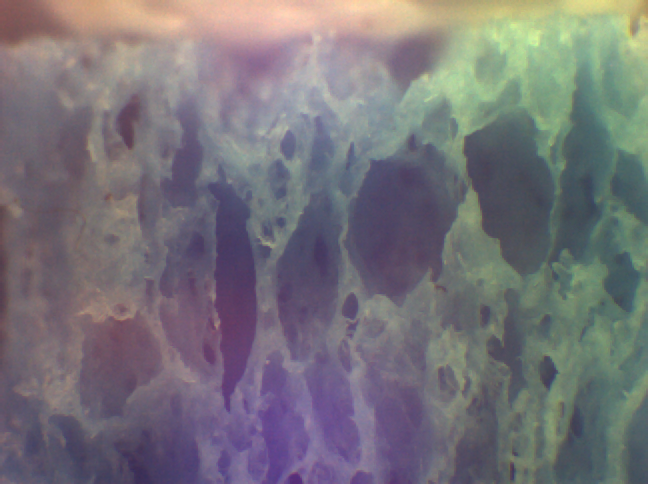
#> input picture Image Analysis/3_code/0_detect_deep_pores/start.png, 648 x 484 px
$ python poreOutlines.py
#> lines starting #> are read from the running program, lines starting #| are printed output that depends on the picture; after the words box and inside, x2 and y2 are one past the last pixel; in counts of white or black regions, pixels touching at a corner belong together
from PIL import Image
import numpy as np
from matplotlib import pyplot as plt
import skimage

im = Image.open("start.png").convert('L') #open the image as greyscale
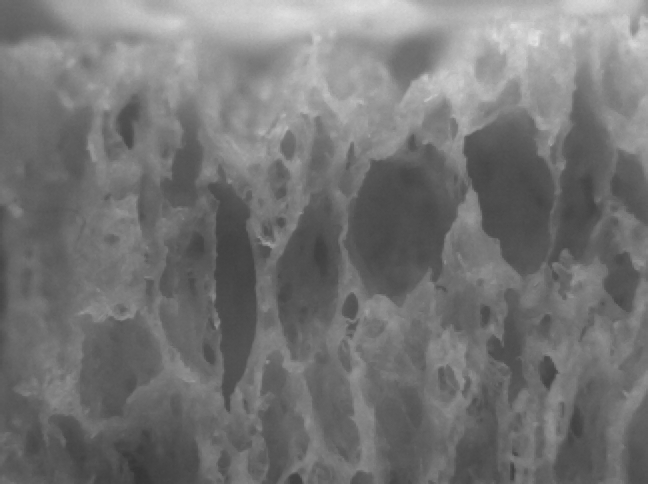
#> im: PIL image 648x484 L; min 52, max 226, mean 116.5

imdata = im.getdata()

#store the image data in a np array
imdata = np.asarray(imdata)
imdata = imdata.reshape((im.height, im.width))

#show the initial image as greyscale
plt.subplot(1, 2, 1)
plt.axis('off')
plt.imshow(imdata, cmap='gray')


imdata = (imdata < 90) #arbitary thresholding - todo find the right threshold
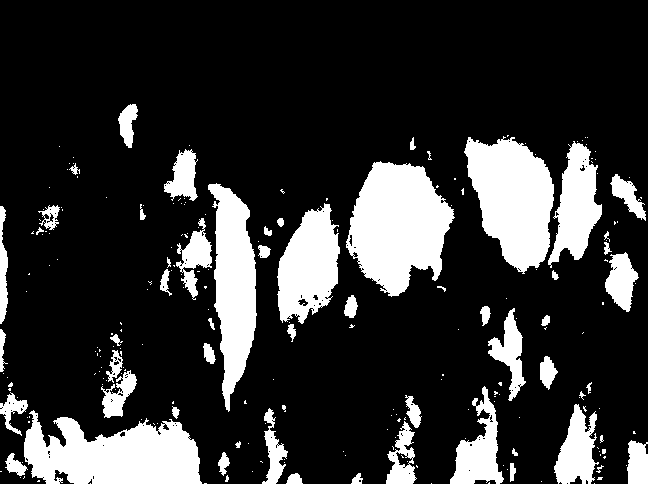
#> imdata: shape (484, 648) bool; 19.8% white; 231 white regions (172 under 20 px), largest, box (x1, y1, x2, y2) and area: (346, 161, 455, 297) 9772, (24, 410, 202, 484) 9048, (464, 136, 554, 274) 8199


imdata = skimage.morphology.opening(imdata) #binary opening
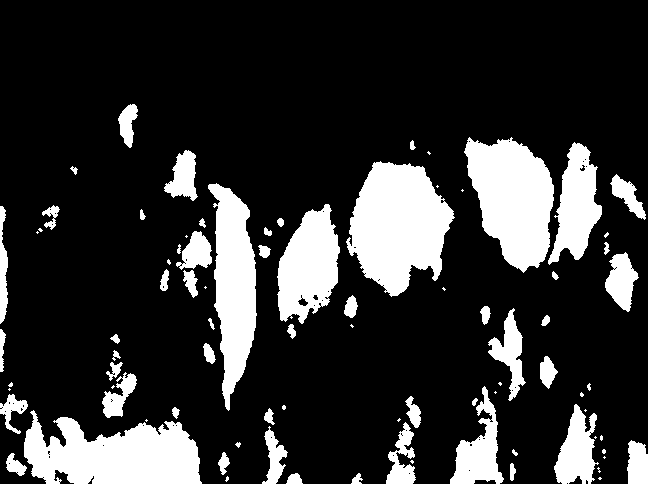
#> imdata: shape (484, 648) bool; 19.3% white; 85 white regions (29 under 20 px), largest, box (x1, y1, x2, y2) and area: (346, 161, 455, 297) 9707, (24, 410, 202, 484) 8958, (464, 137, 554, 273) 8149


imdata = skimage.morphology.closing(imdata) #binary closing
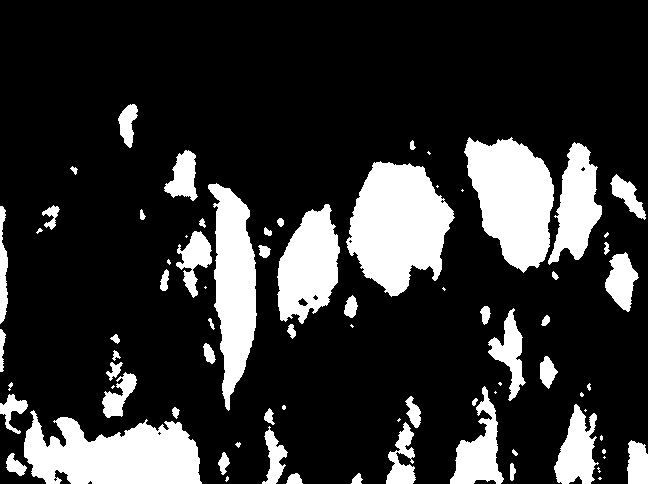
#> imdata: shape (484, 648) bool; 19.4% white; 78 white regions (22 under 20 px), largest, box (x1, y1, x2, y2) and area: (346, 161, 455, 297) 9736, (24, 410, 202, 484) 9014, (464, 137, 554, 273) 8161
plt.subplot(1, 2, 2)
plt.axis('off')
plt.imshow(imdata, cmap='gray')

plt.show()

$ run again, with Image Analysis/3_code/0_detect_deep_pores/end.png copied over Image Analysis/3_code/0_detect_deep_pores/start.png
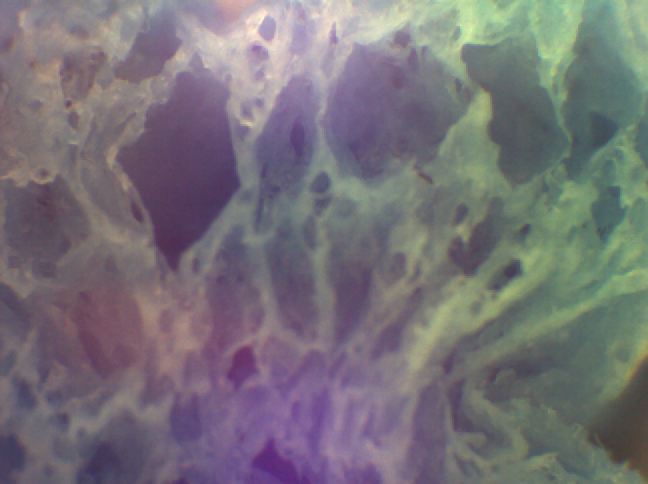
#> input picture Image Analysis/3_code/0_detect_deep_pores/end.png, 648 x 484 px
#> `imdata = (imdata < 90)`:
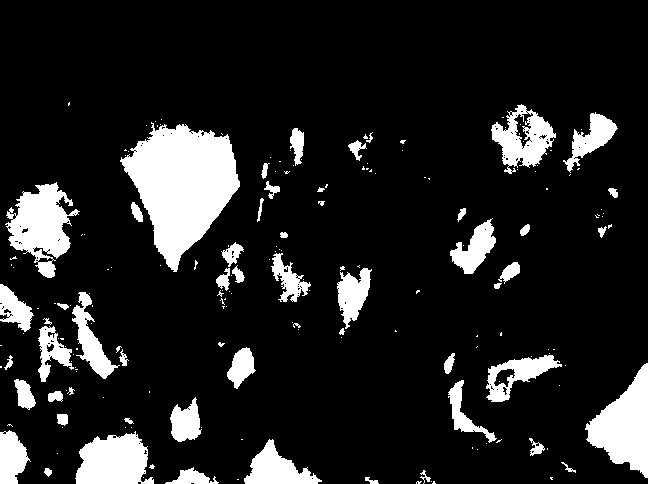
#> imdata: shape (484, 648) bool; 13.4% white; 188 white regions (132 under 20 px), largest, box (x1, y1, x2, y2) and area: (120, 122, 240, 272) 10227, (585, 363, 648, 478) 3912, (5, 182, 80, 278) 3685
#> `imdata = skimage.morphology.closing(imdata)`:
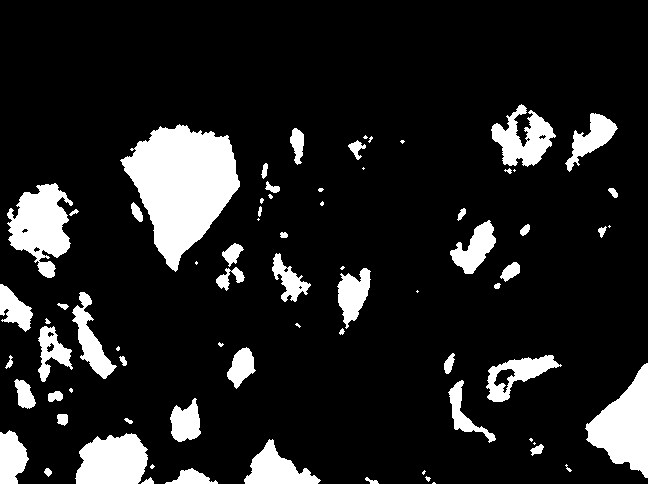
#> imdata: shape (484, 648) bool; 13.1% white; 75 white regions (24 under 20 px), largest, box (x1, y1, x2, y2) and area: (120, 124, 240, 272) 10172, (585, 363, 648, 478) 3900, (7, 183, 73, 278) 3606
